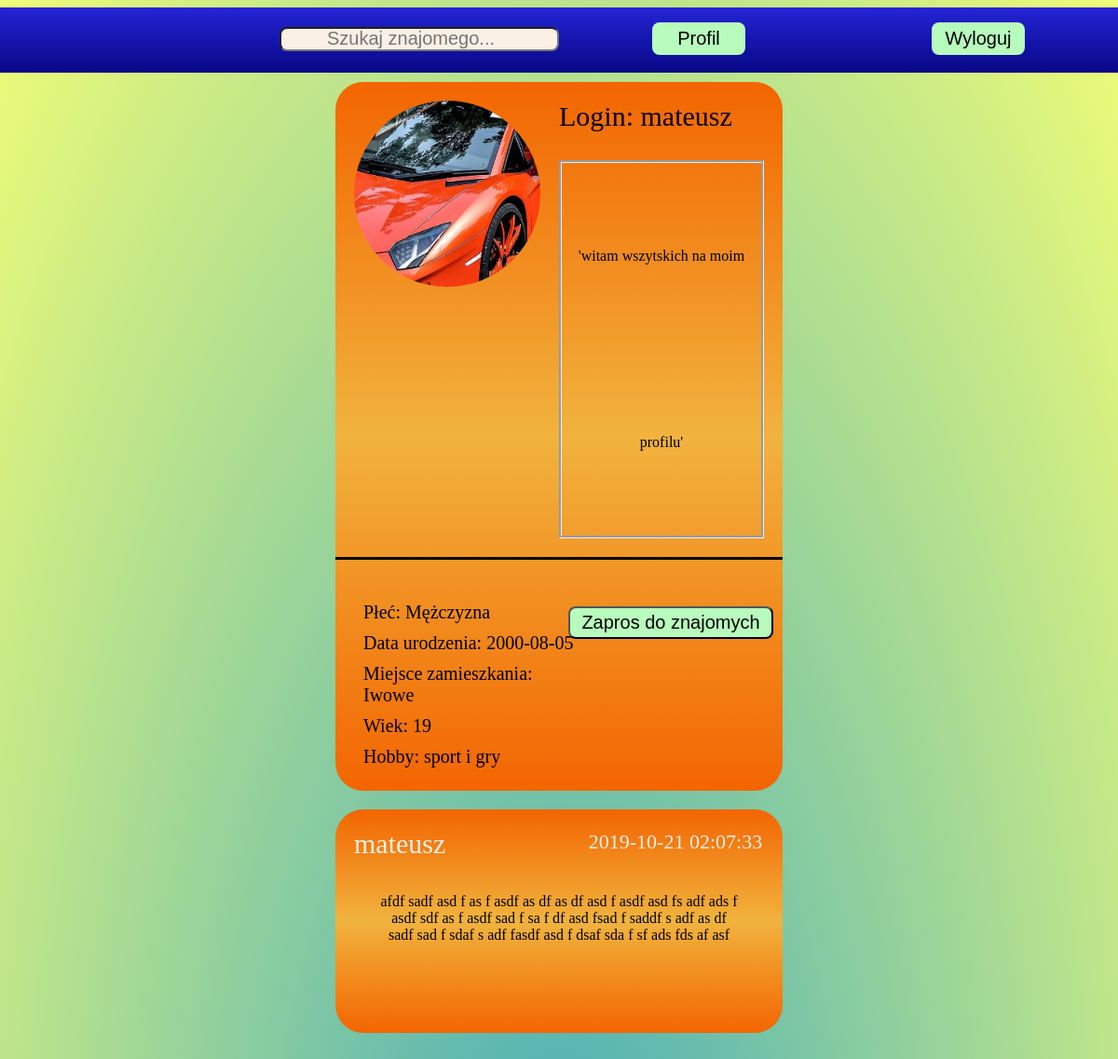
/profil.php?LOGIN=mateusz (signed in), run on an earlier commit of the app's database.
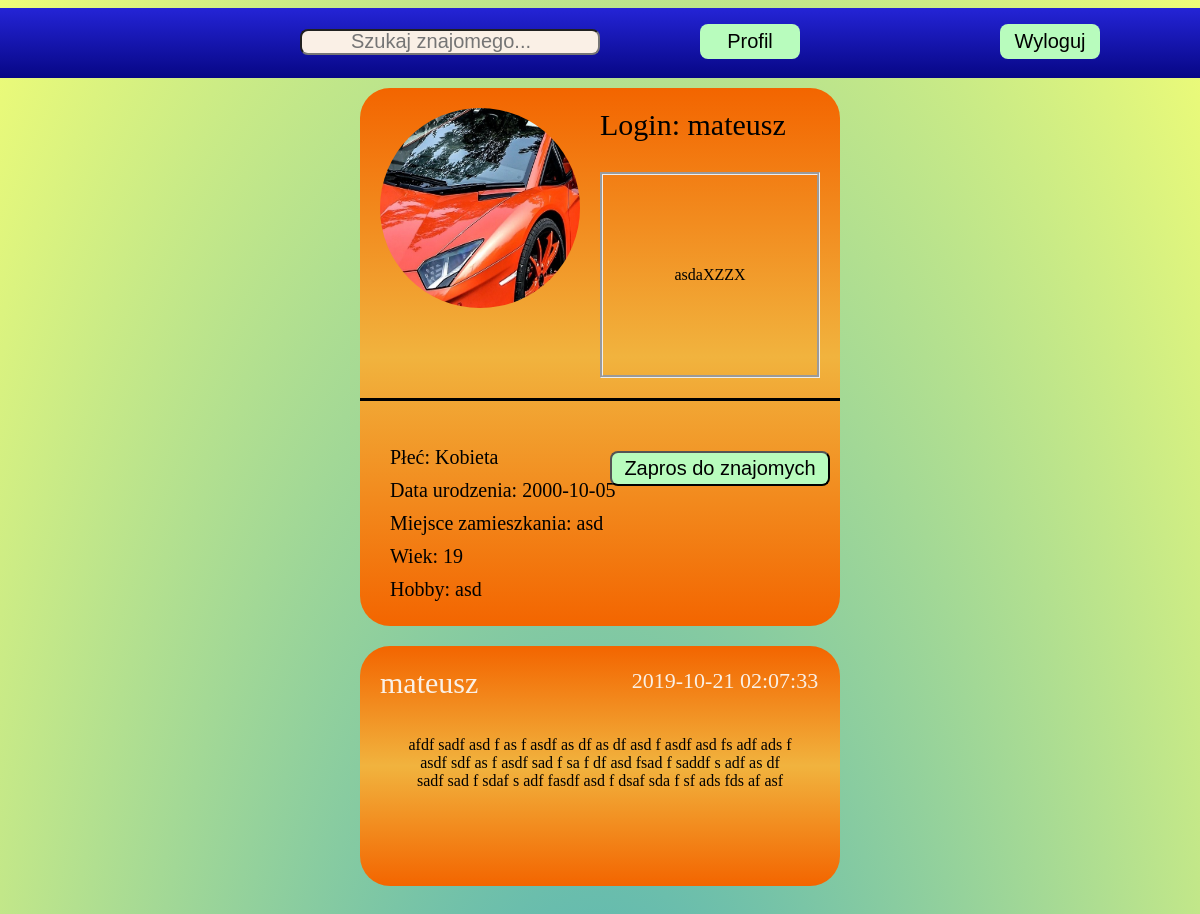
And on a later commit of the database.
### tables this page shows
CREATE TABLE `uzytkownicy` (
  `ID` int(11) NOT NULL,
  `LOGIN` varchar(100) NOT NULL,
  `HASLO` varchar(254) NOT NULL,
  `EMAIL` varchar(100) NOT NULL,
  `URODZENIE` date NOT NULL,
  `PLEC` varchar(10) NOT NULL,
  `OPIS` text,
  `MIEJSCOWOSC` text,
  `HOBBY` text,
  `profilowe` text NOT NULL
);

### profil.php (the view, shortened to what the changed rows need)
<!doctype html>
    <html>
        <head>
            <link rel="stylesheet" href="style.css">
            <link rel="stylesheet" href="tablica.css">
            <link rel="stylesheet" href="szukaj_znajomego.css">
        </head>
        <body>
                <div class="strona">
                        <?php include "menu.php" ?>
                        <div class="log">
                            <div class="y">
                                <?php
                                    require_once "polaczenie.php";
                                    $login_link = $_SESSION['login_link'];
                                    try
                                    {
                                        $conn = new mysqli($servername, $username, $password, $dbname);
                                        if ($conn->connect_error)
                                            {
                                                throw new Exception(mysqli_connect_errno());
                                            }
                                        else
                                        {
                                            if($rezultat = $conn->query("SELECT *,TIMESTAMPDIFF(YEAR,URODZENIE,CURDATE()) AS WIEK FROM uzytkownicy WHERE ID = (SELECT ID FROM uzytkownicy WHERE LOGIN='$login_link')"))
                                            {
                                                if ($rezultat->num_rows > 0)
                                                {
                                                        $wiersz = $rezultat->fetch_assoc();
                                                        echo "<div class='lewo'>";
                                                        echo "<img src='./img/".$wiersz["LOGIN"].".jpg'  height='200' width='200'>";
                                                        echo "</div>";
                                                        if($wiersz["PLEC"]=="K") $wiersz["PLEC"]="Kobieta";
                                                        else $wiersz["PLEC"]="Mężczyzna";
                                                        echo "<div class='prawo'>";
                                                        echo "<div class='login'> Login: ".$wiersz["LOGIN"]."</div>";
                                                        echo "<div class='opis'>".$wiersz["OPIS"]."</div>";
                                                        echo "</div>";
                                                        echo "<div class='informacje'>";
                                                        echo "<div class='naglowek'></div>";
                                                        echo "<div class='info'>";
                                                        echo "<div class='dane'> Płeć: ".$wiersz["PLEC"]."</div>";
                                                        echo "<div class='dane'> Data urodzenia: ".$wiersz["URODZENIE"]."</div>";
                                                        echo "<div class='dane'> Miejsce zamieszkania: ".$wiersz["MIEJSCOWOSC"]."</div>";
                                                        echo "<div class='dane'> Wiek: ".$wiersz["WIEK"]."</div>";
                                                        echo "<div class='dane'> Hobby: ".$wiersz["HOBBY"]."</div>";
                                                        echo "</div>";
                                                }
                                                else
                                                {
                                                    throw new Exception($conn->connect_error);
                                                }
                                            }
                                            else
                                            {
                                                throw new Exception($conn->connect_error);
                                            }
                                    }
                                }
                                    catch (Exception $e)
                                    {
                                        echo $e;
                                        die("<div class='server_blad'>Błąd połaczenia! Przepraszamy! Proszę spróbować za chwilę!</div>");
                                    }
                                ?>
                            </div>
                        </div>
                        </div>
                    </div>
                </div>
        </body>
    </html>

What changed in the data, as far as the page shows it:
changed uzytkownicy "mateusz": OPIS "'witam wszytskich na moim profilu'" → "asdaXZZX"; URODZENIE "2000-08-05" → "2000-10-05"; MIEJSCOWOSC "Iwowe" → "asd"; HOBBY "sport i gry" → "asd"
Also different on the page:
$wiersz["PLEC"]: "Mężczyzna" → "Kobieta"
